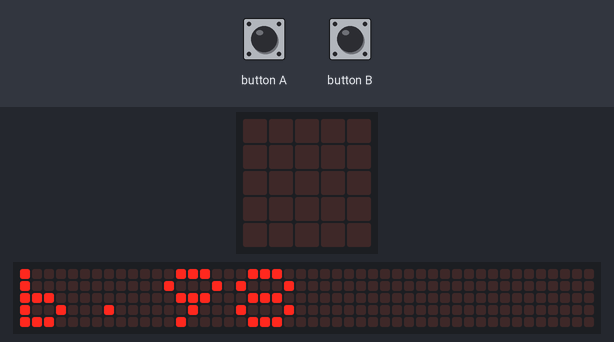
This program was run on a simulated BBC micro:bit (MakeCode). Parts: the board's 5×5 LED display, a strip that is not on the board, showing the scrolling text unrolled. Inputs (shaded band) come from the test bench. A reset restarts the program; random numbers come from a fixed seed; the 48×5 strip is a reading aid, not a part: it shows the text the display is scrolling, unrolled, one strip-width of it at a time.

Above: at 11.5 s.
13.0 s: button A pressed for 0.15 s
At 14.3 s:
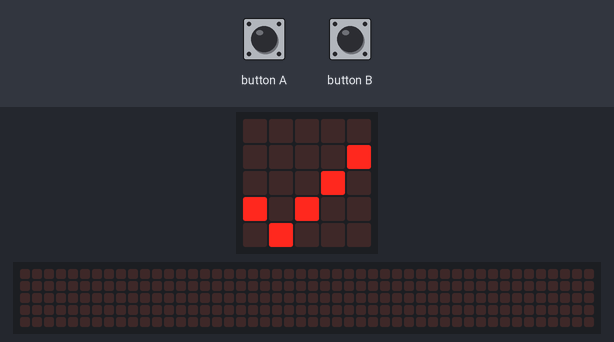
At 16.12 s:
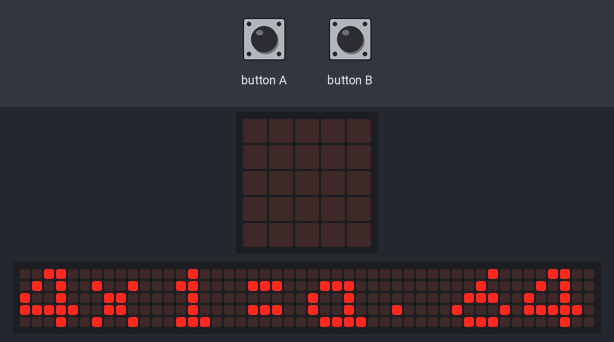

The program:

main.ts
```typescript
input.onButtonPressed(Button.A, function () {
    if (gra == 1) {
        basic.showIcon(IconNames.Yes)
        basic.pause(2000)
        control.reset()
    } else {
        basic.showIcon(IconNames.No)
        basic.pause(2000)
        control.reset()
    }
})
input.onButtonPressed(Button.B, function () {
    if (gra == 2) {
        basic.showIcon(IconNames.Yes)
        basic.pause(2000)
        control.reset()
    } else {
        basic.showIcon(IconNames.No)
        basic.pause(2000)
        control.reset()
    }
})
let wynikzmyłka = 0
let wynik = 0
let gra = 0
let czynnik1 = randint(0, 10)
let czynnik2 = randint(0, 10)
let iloczyn = czynnik1 * czynnik2
let zmyłka = randint(1, 100)
gra = randint(1, 2)
if (zmyłka == iloczyn) {
    control.reset()
}
if (gra == 1) {
    wynik = iloczyn
} else {
    wynik = zmyłka
}
if (gra == 1) {
    wynikzmyłka = zmyłka
} else {
    wynikzmyłka = iloczyn
}
basic.showString("" + czynnik1 + "x" + ("" + czynnik2) + "=" + "a." + ("" + wynik) + "b." + ("" + wynikzmyłka))
```

test.ts
```typescript
// tu są testy; nie będzie to kompilowane, gdy ten pakiet będzie używany jako rozszerzenie.
```

Measured:
- after the input at 13.0 s, the display: changes after 0.15 s (image 1)
- what the display in image 1 shows lasts 2.6 s, from 13.2 s to 15.8 s
